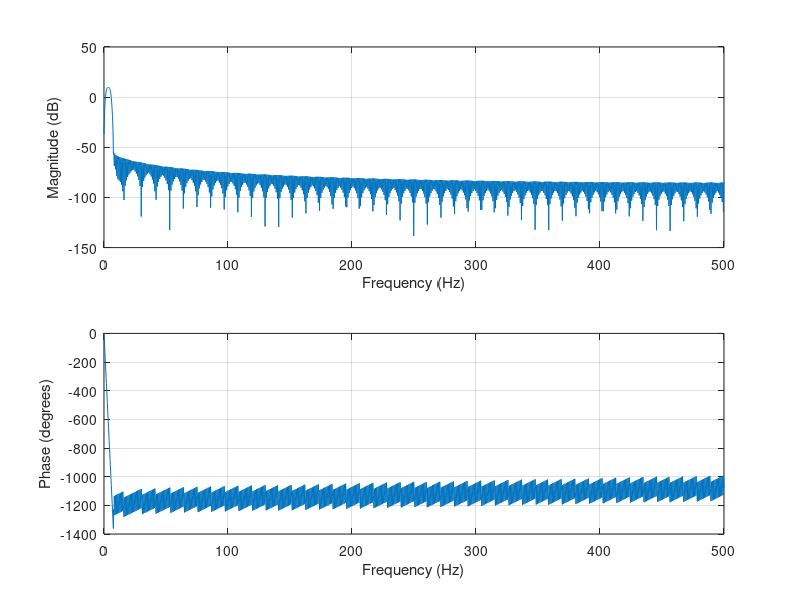
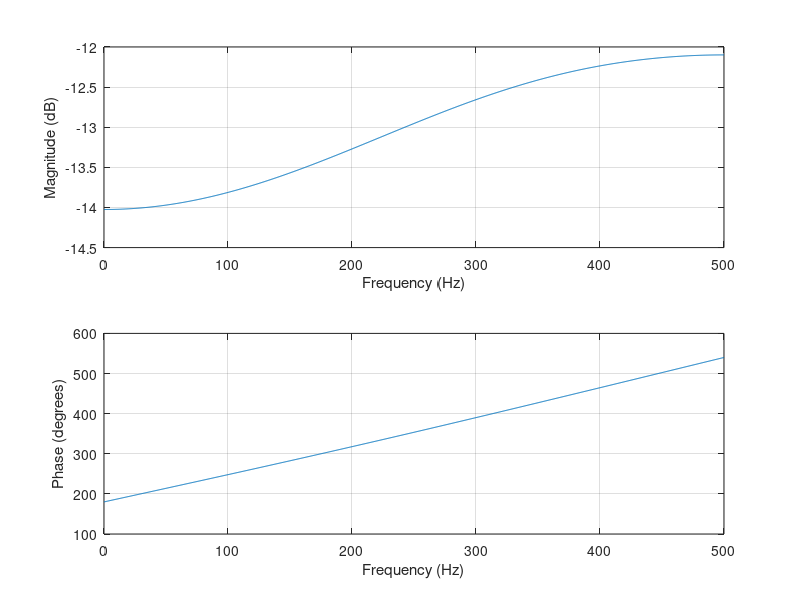

The MATLAB source for these figures, in order:
% Bandpass filter design parameters
low_freq = 2.0;  % Lower cutoff frequency in Hz
high_freq = 6;  % Upper cutoff frequency in Hz
sampling_rate = 1000;  % Sampling rate in Hz
filter_order = 1000;  % Filter order (an even number for linear phase)

% Normalize frequencies
normalized_low_freq = low_freq / (0.5 * sampling_rate);
normalized_high_freq = high_freq / (0.5 * sampling_rate);

% Design the bandpass filter
b = 3*fir1(filter_order, [normalized_low_freq, normalized_high_freq], 'bandpass');

figure
% Plot the frequency response of the filter
freqz(b, 1, 1024, sampling_rate);

%% RLC CIRCUIT
R1 = 890;
R2 = 890 * 4;
C1 = 10e-6;
C2 = 10e-6;
num0 = 0;
num1 = 2*pi()*-R2*C1;
den0 = 1;
den1 = 2*pi()*R1*(C1+C2);
den2 = (2*pi())*(2*pi())*R1*R2*C1*C2;
b_circ = [num1, num0];
a_circ = [den2, den1,den0];
figure
freqz(b_circ, a_circ, 1024, sampling_rate);